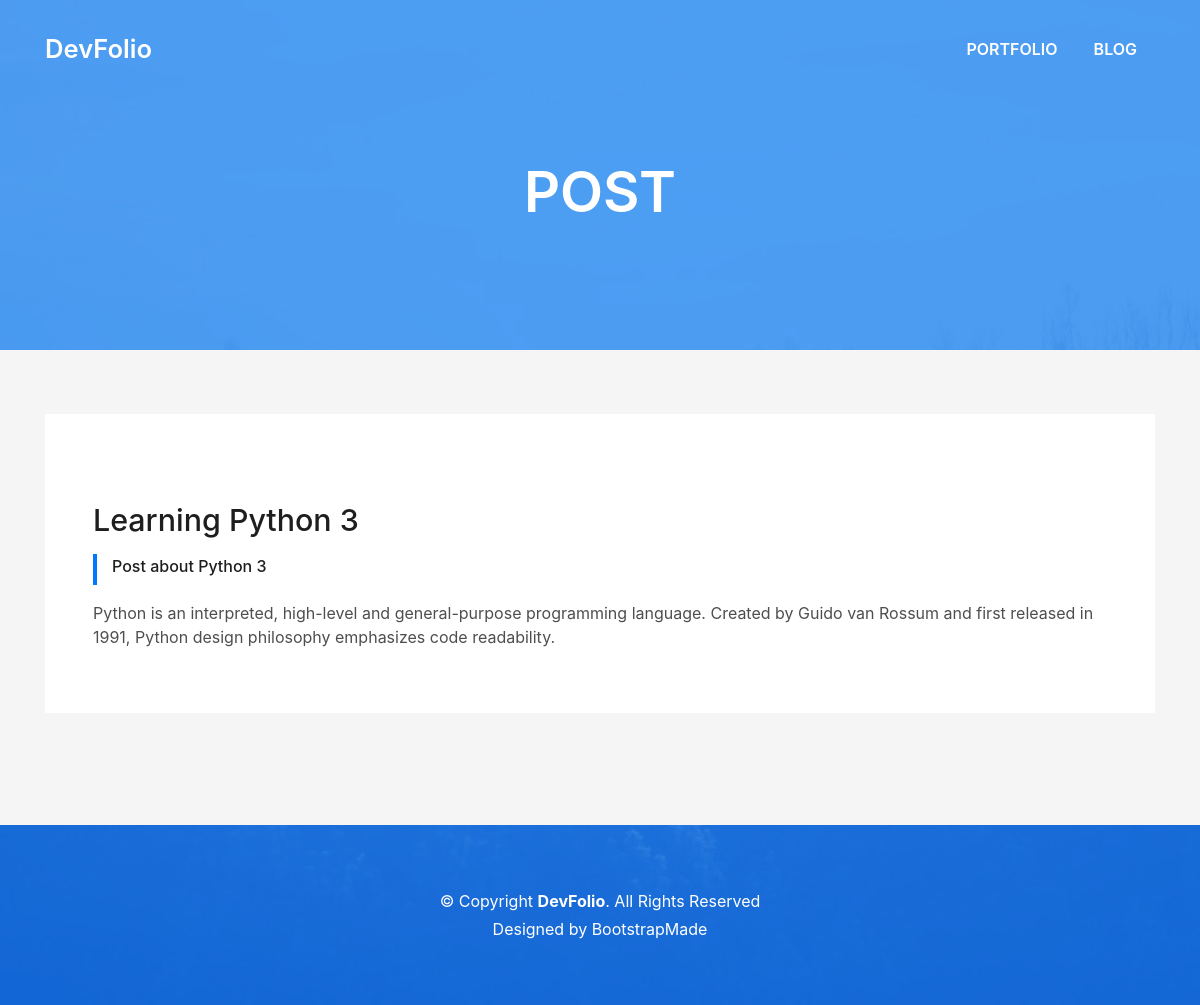
Screenshot of /post/learning-python-3/ with the database file from the repository.
### base/models.py (models this page shows, shortened)
class Post(models.Model):
    title = models.CharField(max_length=200)
    sub_title = models.CharField(max_length=200,null=True,blank=True)
    body = RichTextUploadingField(null=True,blank=True)
    created = models.DateTimeField(auto_now_add=True)
    active = models.BooleanField(default=False)
    featured = models.BooleanField(default=False)
    thumbnail = models.ImageField(null=True,blank=True,upload_to="images",default="placeholder.png")
    slug = models.SlugField(null=True,blank=True)

### base/views.py (the view)
# urls.py: path('post/<slug:slug>/', views.post, name="post"),
def post(request, slug):
    post = Post.objects.get(slug=slug)
    context = {"post":post}
    return render(request, 'base/post.html',context)

### base/templates/base/post.html (shortened to what this page needs)
{% extends 'base/main.html' %}
{% load static %}
{% block content %}
  <nav class="navbar navbar-b navbar-trans navbar-expand-md fixed-top" id="mainNav">
    <div class="container">
      <a class="navbar-brand js-scroll" href="#page-top">DevFolio</a>
      <div class="navbar-collapse collapse justify-content-end" id="navbarDefault">
        <ul class="navbar-nav">
          <li class="nav-item">
            <a class="nav-link js-scroll" href="{% url 'home' %}">Portfolio</a>
          </li>
           <li class="nav-item">
            <a class="nav-link js-scroll" href="{% url 'blog' %}">Blog</a>
          </li>
        </ul>
      </div>
    </div>
  </nav>
  <div class="intro intro-single route bg-image" style="background-image: url({% static 'images/overlay-bg.jpg' %})">
    <div class="overlay-mf"></div>
    <div class="intro-content display-table">
      <div class="table-cell">
        <div class="container">
          <h2 class="intro-title mb-4">Post</h2>
        </div>
      </div>
    </div>
  </div>
  <section class="blog-wrapper sect-pt4" id="blog">
    <div class="container">
      <div class="row">
        <div class="col-md-12">
          <div class="post-box">
            <div class="post-thumb">
            </div>
            <div class="post-meta">
              <h1 class="article-title">{{post.title}}</h1>
              <ul>
                <li>
                 <h6>{{post.sub_title}}</h6>
                </li>
              </ul>
            </div>
            <div class="article-content">
              <p>
                {{post.body|safe}}
              </p>
            </div>
          </div>
        </div>
      </div>
    </div>
  </section>
  <section class="paralax-mf footer-paralax bg-image sect-mt4 route" style="background-image: url({% static 'images/overlay-bg.jpg' %})">
    <div class="overlay-mf"></div>
    <footer>
      <div class="container">
        <div class="row">
          <div class="col-sm-12">
            <div class="copyright-box">
              <p class="copyright">&copy; Copyright <strong>DevFolio</strong>. All Rights Reserved</p>
              <div class="credits">
                Designed by <a href="https://bootstrapmade.com/">BootstrapMade</a>
              </div>
            </div>
          </div>
        </div>
      </div>
    </footer>
  </section>
{% endblock content %}

### static/css/style.css (style rules this page uses)
body { background-color: #f5f5f5; color: #4e4e4e; }
h1, h2, h3, h4, h5, h6 { color: #1e1e1e; }
a { color: #1e1e1e; transition: all 0.5s ease-in-out; }
.box-shadow, .paralax-mf, .service-box, .work-box, .card-blog { box-shadow: 0 13px 8px -10px rgba(0, 0, 0, 0.1); }
.bg-image { background-repeat: no-repeat; background-attachment: fixed; background-size: cover; background-position: center center; }
.overlay-mf { background-color: #0078ff; }
.overlay-mf { position: absolute; top: 0; left: 0px; padding: 0; height: 100%; width: 100%; opacity: .7; }
.paralax-mf { position: relative; padding: 8rem 0; }
.display-table { width: 100%; height: 100%; display: table; }
.table-cell { display: table-cell; vertical-align: middle; }
.sect-pt4 { padding-top: 4rem; }
.sect-mt4 { margin-top: 4rem; }
.ul-resect, .socials ul, .list-ico, .blog-wrapper .post-meta ul, .box-comments .list-comments, .widget-sidebar .list-sidebar, .widget-tags ul { list-style: none; padding-left: 0; margin-bottom: 0; }
.navbar-b { transition: all .5s ease-in-out; background-color: transparent; padding-top: 1.563rem; padding-bottom: 1.563rem; }
.navbar-b.navbar-trans .nav-item, .navbar-b.navbar-reduce .nav-item { position: relative; padding-right: 10px; padding-left: 0; }
.navbar-b.navbar-trans .nav-link, .navbar-b.navbar-reduce .nav-link { color: #fff; text-transform: uppercase; font-weight: 600; }
.navbar-b.navbar-trans .nav-link:before, .navbar-b.navbar-reduce .nav-link:before { content: ''; position: absolute; margin-left: 0px; width: 0%; bottom: 0; left: 0; height: 2px; transition: all 500ms ease; }
.navbar-b.navbar-trans .nav-link:before { background-color: #fff; }
.navbar-b .navbar-brand { color: #fff; font-size: 1.6rem; font-weight: 600; }
.intro { height: 100vh; position: relative; color: #fff; }
.intro .intro-content { text-align: center; position: absolute; }
.intro .intro-title { color: #fff; font-weight: 600; font-size: 3rem; }
.intro-single { height: 350px; }
.intro-single .intro-content { margin-top: 30px; }
.intro-single .intro-title { text-transform: uppercase; font-size: 3rem; }
.post-box, .form-comments, .box-comments, .widget-sidebar { padding: 2rem; background-color: #fff; margin-bottom: 3rem; }
.blog-wrapper .article-title { font-size: 1.5rem; }
.blog-wrapper .post-meta { margin: 1rem 0; }
.blog-wrapper .post-meta ul { border-left: 4px solid #0078ff; margin-top: 1rem; }
.blog-wrapper .post-meta ul li { display: inline-block; margin-left: 15px; }
.footer-paralax { padding: 4rem 0 0 0; }
footer { text-align: center; color: #fff; padding-bottom: 4rem; }
footer .copyright { margin-bottom: .3rem; }
footer .credits { margin-bottom: 0; }
footer .credits a { color: #fff; }
@media (min-width: 768px) { .navbar-b.navbar-trans .nav-item, .navbar-b.navbar-reduce .nav-item { padding-left: 10px; } }
@media (min-width: 768px) { .navbar-b.navbar-trans .nav-link:before, .navbar-b.navbar-reduce .nav-link:before { margin-left: 18px; } }
@media (min-width: 768px) { .intro .intro-title { font-size: 4.5rem; } }
@media (min-width: 768px) { .intro-single .intro-title { font-size: 3.5rem; } }
@media (min-width: 768px) { .post-box, .form-comments, .box-comments, .widget-sidebar { padding: 3rem; } }
@media (min-width: 768px) { .blog-wrapper .article-title { font-size: 1.9rem; } }

### rows the page displays
Post: title "Learning Python 3", sub_title "Post about Python 3", body "Python is an interpreted, high-level and general-purpose programming language. Created by Guido van Rossum and first released in 1991, Python design philosophy emphasizes code readability."
